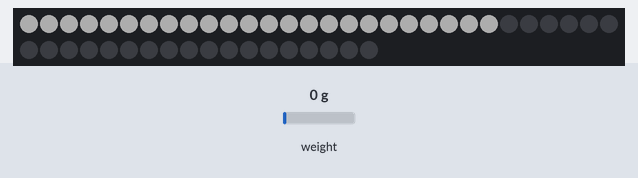
Recording of a program running on a simulated Raspberry Pi Pico. Parts: 48 RGB LEDs in strip order, left to right, continuing on the next row. The inputs (shaded band) are chosen by the test bench; at power-on: weight on the scale 0 g. Dim RGB values are drawn brighter than linear; what the program prints to the serial monitor is not drawn.

Above: at 5.1 s.
At 7.1 s:
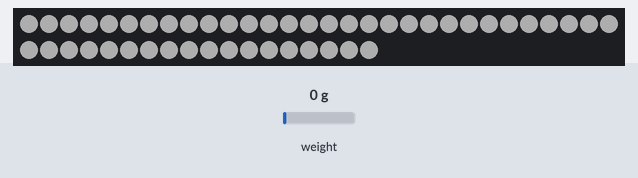
At 17.4 s:
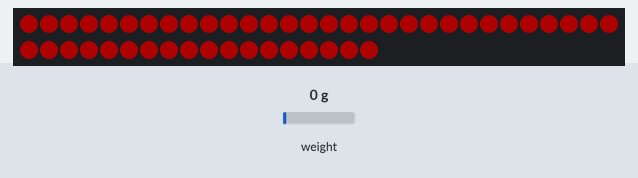

The program:

main.cpp
```cpp
#include <Arduino.h>
#include <Adafruit_NeoPixel.h>

#include "HX711.h"
HX711 loadcell;

#define NPPIN 6

Adafruit_NeoPixel strip = Adafruit_NeoPixel(48, NPPIN, NEO_GRB + NEO_KHZ800);

void fillColour(uint16_t n, uint32_t c)
{
    for (uint16_t i = n * 24; i < (n + 1) * 24; i++)
    {
        strip.setPixelColor(i, c);
        strip.show();
    }
}

// 1. HX711 circuit wiring
const int LOADCELL_DOUT_PIN = 12;
const int LOADCELL_SCK_PIN = 13;

// 2. Adjustment settings
const long LOADCELL_OFFSET = -4800;
const long LOADCELL_DIVIDER = 23100;

void setup()
{
    stdio_init_all();

    for (int i = 0; i < 5; i++)
    {
        printf("Waiting...\n");
        gpio_put(PICO_DEFAULT_LED_PIN, 1);
        sleep_ms(500);
        gpio_put(PICO_DEFAULT_LED_PIN, 0);
        sleep_ms(500);
    }

    printf("init leds");
    strip.begin();
    strip.setBrightness(50);
    strip.show(); // Initialize all pixels to 'off'

    fillColour(0, strip.Color(255, 255, 255));
    sleep_ms(2000);
    fillColour(1, strip.Color(255, 255, 255));

    // 3. Initialize library
    loadcell.begin(LOADCELL_DOUT_PIN, LOADCELL_SCK_PIN);
    digitalWrite(13, LOW);
    loadcell.set_scale(LOADCELL_DIVIDER);
    loadcell.set_offset(LOADCELL_OFFSET);

    printf("calibrating");
    loadcell.tare(100);
    printf("Offset: %ld\n", loadcell.get_offset());
}

void loop()
{
    loadcell.set_gain(32);
    const double weight1 = loadcell.get_units(1);
    // 4. Acquire reading
    printf("Weight: %.6f\n", weight1);

    if (weight1 < 20)
    {
        fillColour(0, strip.Color(255, 0, 0));
    }
    else if (weight1 < 40)
    {
        fillColour(0, strip.Color(255, 150, 0));
    }
    else
    {
        fillColour(0, strip.Color(0, 255, 0));
    }

    loadcell.set_gain(128);
    const double weight2 = (loadcell.get_units(1) - 2.91) * 4;
    // const double weight2 = loadcell.get_units(1);
    printf("Weight2: %.6f\n", weight2);

    if (weight2 < 20)
    {
        fillColour(1, strip.Color(255, 0, 0));
    }
    else if (weight2 < 40)
    {
        fillColour(1, strip.Color(255, 150, 0));
    }
    else
    {
        fillColour(1, strip.Color(0, 255, 0));
    }
}
```

Measured:
- what the display in image 0 shows lasts 2.1 s, from 5.0 s to 7.1 s
- what the display in image 1 shows lasts 10.1 s, from 7.1 s to 17.2 s
